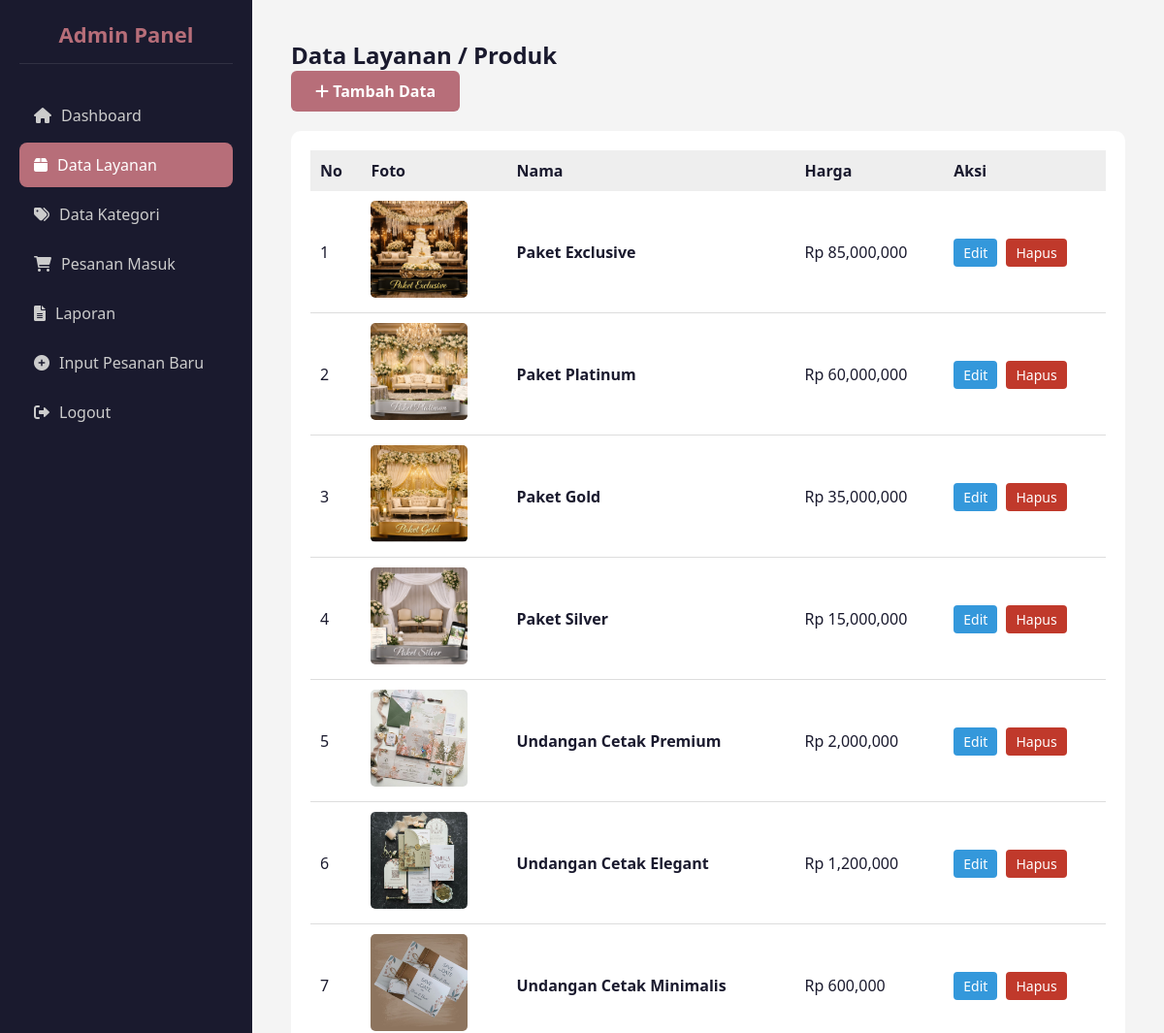
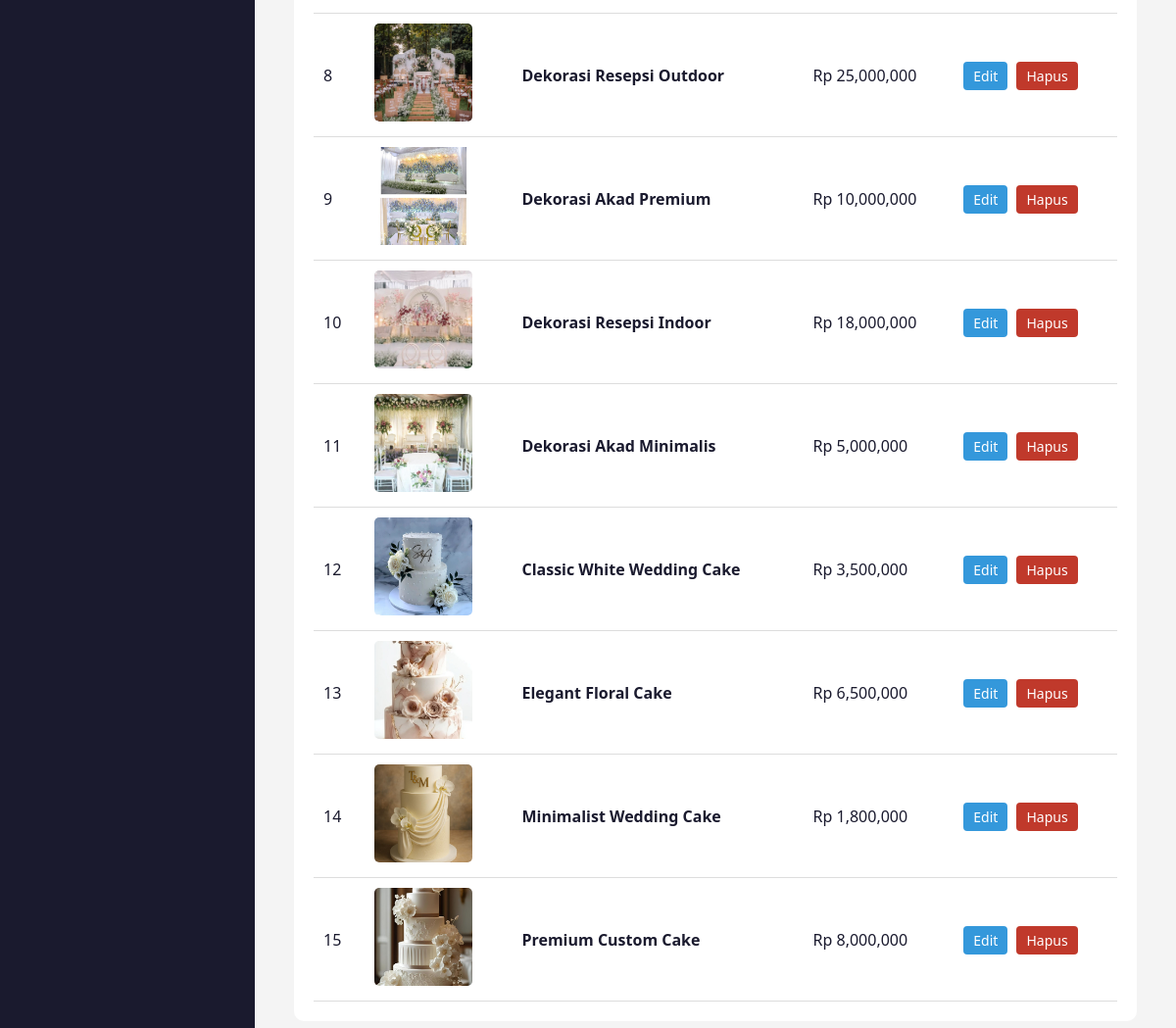
The page /wedding_organizer/admin/layanan.php (signed in) on the database its author committed (2 pictures, top to bottom).
### tables this page shows
CREATE TABLE `layanan` (
  `id_layanan` int(11) NOT NULL,
  `id_kategori` int(11) NOT NULL,
  `nama_layanan` varchar(100) NOT NULL,
  `deskripsi` text DEFAULT NULL,
  `harga` decimal(10,2) NOT NULL,
  `gambar` varchar(255) DEFAULT NULL,
  `status` enum('tersedia','habis') DEFAULT 'tersedia',
  `created_at` datetime DEFAULT current_timestamp()
);

### wedding_organizer/admin/layanan.php (the view, shortened to what this page needs)
<?php
include '../koneksi.php';
?>
<!DOCTYPE html>
<html lang="id">
<head>
    <link rel="stylesheet" href="../style.css">
    <link rel="stylesheet" href="https://cdnjs.cloudflare.com/ajax/libs/font-awesome/6.0.0/css/all.min.css">
</head>
<body class="admin-body">
    <div class="sidebar">
        <h2>Admin Panel</h2>
        <a href="index.php" class="<?= basename($_SERVER['PHP_SELF'])=='index.php'?'active':'' ?>"><i class="fas fa-home"></i> Dashboard</a>
        <a href="layanan.php" class="<?= basename($_SERVER['PHP_SELF'])=='layanan.php'?'active':'' ?>"><i class="fas fa-box"></i> Data Layanan</a>
        <a href="kategori.php" class="<?= basename($_SERVER['PHP_SELF'])=='kategori.php'?'active':'' ?>"><i class="fas fa-tags"></i> Data Kategori</a>
        <a href="pesanan.php" class="<?= basename($_SERVER['PHP_SELF'])=='pesanan.php'?'active':'' ?>"><i class="fas fa-shopping-cart"></i> Pesanan Masuk</a>
        <a href="laporan.php" class="<?= basename($_SERVER['PHP_SELF'])=='laporan.php'?'active':'' ?>"><i class="fas fa-file-alt"></i> Laporan</a>
        <a href="tambah_pesanan.php" class="btn-sidebar-new">
            <i class="fas fa-plus-circle"></i> Input Pesanan Baru
        </a>
        <a href="../logout.php" class="btn-logout">
            <i class="fas fa-sign-out-alt"></i> Logout
        </a>
    </div>
    <div class="admin-content">
        <h2>Data Layanan / Produk</h2>
        <a href="tambah_layanan.php" class="btn-cta" style="margin-bottom: 20px; display:inline-block;">
            <i class="fas fa-plus"></i> Tambah Data
        </a>
        <div style="background: white; padding: 20px; border-radius: 10px;">
            <table class="table" style="width: 100%; border-collapse: collapse;">
                <thead>
                    <tr style="background: #eee; text-align: left;">
                        <th style="padding: 10px;">No</th>
                        <th style="padding: 10px; width: 150px;">Foto</th>
                        <th style="padding: 10px;">Nama</th>
                        <th style="padding: 10px;">Harga</th>
                        <th style="padding: 10px;">Aksi</th>
                    </tr>
                </thead>
                <tbody>
                    <?php $nomor=1; ?>
                    <?php $ambil=$koneksi->query("SELECT * FROM layanan ORDER BY id_layanan DESC"); ?>
                    <?php while($pecah = $ambil->fetch_assoc()){ ?>
                    <tr style="border-bottom: 1px solid #ddd;">
                        <td style="padding: 10px;"><?php echo $nomor; ?></td>
                        <td style="padding: 10px;">
                            <?php
                                $foto = $pecah['gambar'];
                                $path_file = "../uploads/" . $foto;
                                if (!empty($foto) && file_exists($path_file)) {
                                    echo "<img src='$path_file' width='100' style='border-radius:5px; object-fit: cover; height: 100px;'>";
                                } else {
                                    echo "<div style='color:red; font-size:12px; border:1px dashed red; padding:5px; text-align:center;'>
                                            Foto Tidak Ada di folder uploads
                                          </div>";
                                }
                            ?>
                        </td>
                        <td style="padding: 10px; font-weight: bold;"><?php echo $pecah['nama_layanan']; ?></td>
                        <td style="padding: 10px;">Rp <?php echo number_format($pecah['harga']); ?></td>
                        <td style="padding: 10px;">
                            <a href="edit_layanan.php?id=<?php echo $pecah['id_layanan']; ?>" class="btn-edit" style="color: white; background: #3498db; padding: 5px 10px; border-radius: 4px; text-decoration:none; margin-right: 5px; font-size: 14px;">Edit</a>
                            <a href="hapus_layanan.php?id=<?php echo $pecah['id_layanan']; ?>" onclick="return confirm('Yakin hapus?')" class="btn-hapus" style="color: white; background: #c0392b; padding: 5px 10px; border-radius: 4px; text-decoration:none; font-size: 14px;">Hapus</a>
                        </td>
                    </tr>
                    <?php $nomor++; ?>
                    <?php } ?>
                </tbody>
            </table>
        </div>
    </div>
</body>
</html>

### wedding_organizer/style.css (style rules this page uses)
:root { --primary: #B76E79; --secondary: #FFFEF0; --text: #1A1A2E; --white: #ffffff; --gray: #f4f4f4; --accent: #d48c96; }
* { margin: 0; padding: 0; box-sizing: border-box; }
body { font-family: 'Segoe UI', Tahoma, Geneva, Verdana, sans-serif; background-color: var(--secondary); color: var(--text); display: flex; flex-direction: column; min-height: 100vh; }
a { text-decoration: none; color: inherit; }
.admin-body { display: flex; flex-direction: row; background-color: var(--gray); min-height: 100vh; }
.sidebar { width: 260px; background-color: var(--text); color: white; padding: 20px; display: flex; flex-direction: column; flex-shrink: 0; position: fixed; height: 100%; left: 0; top: 0; overflow-y: auto; }
.sidebar h2 { text-align: center; color: var(--primary); margin-bottom: 30px; font-size: 22px; border-bottom: 1px solid rgba(255,255,255,0.1); padding-bottom: 15px; }
.sidebar a { color: #ccc; padding: 12px 15px; margin-bottom: 5px; border-radius: 8px; display: flex; align-items: center; gap: 10px; transition: 0.3s; }
.sidebar a:hover, .sidebar a.active { background-color: var(--primary); color: white; }
.admin-content { margin-left: 260px; flex: 1; padding: 40px; width: calc(100% - 260px); }
.btn-cta { background-color: var(--primary); color: white; padding: 10px 25px; text-decoration: none; border-radius: 6px; font-weight: 600; transition: 0.3s; border: none; cursor: pointer; display: inline-block; }

### rows shown on the page
layanan: gambar (picture), nama_layanan "Paket Exclusive", harga "85,000,000"
layanan: gambar (picture), nama_layanan "Paket Platinum", harga "60,000,000"
layanan: gambar (picture), nama_layanan "Paket Gold", harga "35,000,000"
layanan: gambar (picture), nama_layanan "Paket Silver", harga "15,000,000"
layanan: gambar (picture), nama_layanan "Undangan Cetak Premium", harga "2,000,000"
layanan: gambar (picture), nama_layanan "Undangan Cetak Elegant", harga "1,200,000"
layanan: gambar (picture), nama_layanan "Undangan Cetak Minimalis", harga "600,000"
layanan: gambar (picture), nama_layanan "Dekorasi Resepsi Outdoor", harga "25,000,000"
layanan: gambar (picture), nama_layanan "Dekorasi Akad Premium", harga "10,000,000"
layanan: gambar (picture), nama_layanan "Dekorasi Resepsi Indoor", harga "18,000,000"
layanan: gambar (picture), nama_layanan "Dekorasi Akad Minimalis", harga "5,000,000"
layanan: gambar (picture), nama_layanan "Classic White Wedding Cake", harga "3,500,000"
layanan: gambar (picture), nama_layanan "Elegant Floral Cake", harga "6,500,000"
layanan: gambar (picture), nama_layanan "Minimalist Wedding Cake", harga "1,800,000"
layanan: gambar (picture), nama_layanan "Premium Custom Cake", harga "8,000,000"
